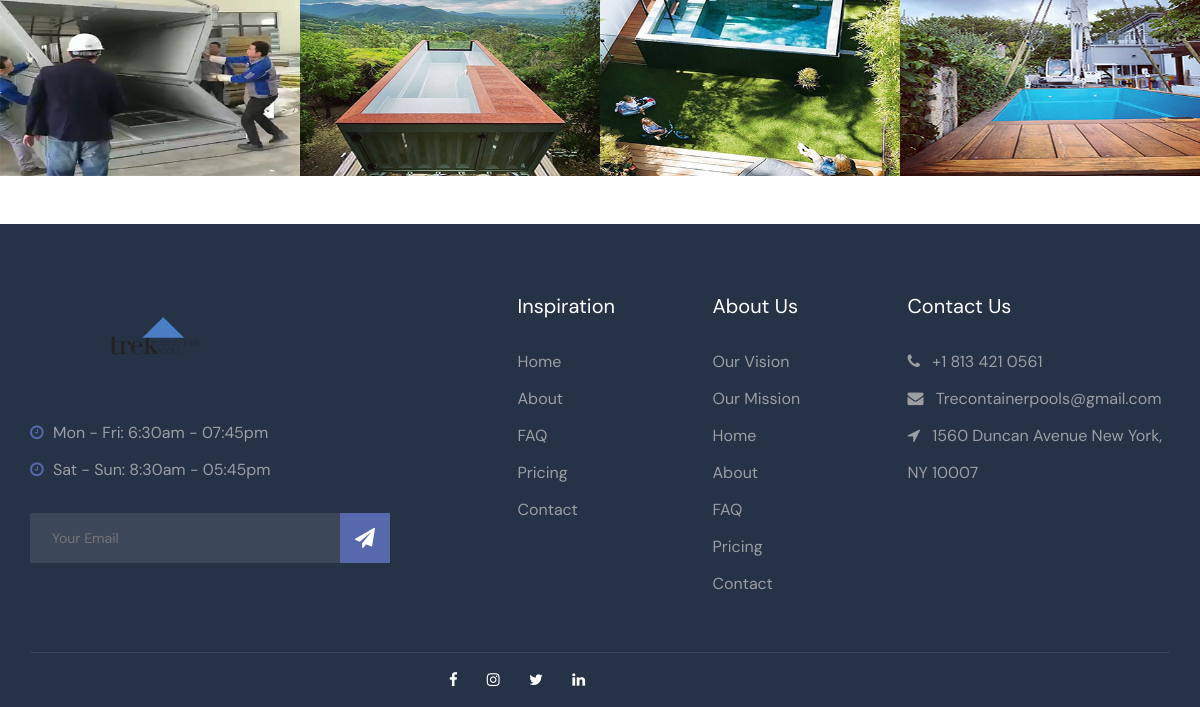
Page /faq/ (lower part) on the earlier database version.
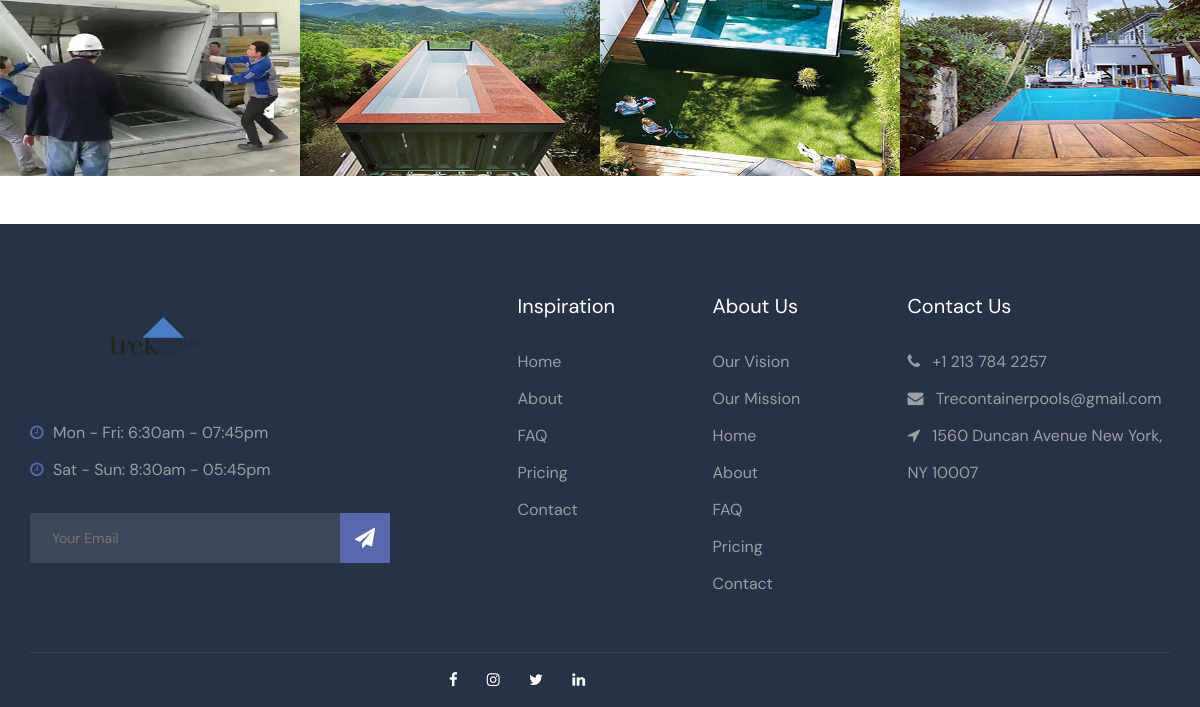
Same page on the later database version.
### website/models.py (models this page shows, shortened)
class Setting(models.Model):
    objects = None
    STATUS = (
        ('True', 'True'),
        ('False', 'False'),
    )
    title = models.CharField(max_length=150)
    keywords = models.CharField(max_length=255)
    description = models.CharField(max_length=255)
    company = models.CharField(max_length=50)
    address = models.CharField(blank=True, max_length=100)
    phone = models.CharField(blank=True, max_length=15)
    fax = models.CharField(blank=True, max_length=15)
    email = models.CharField(blank=True, max_length=50)
    smtpserver = models.CharField(blank=True, max_length=20)
    smtpemail = models.CharField(blank=True, max_length=20)
    smtppassword = models.CharField(blank=True, max_length=10)
    smtpport = models.CharField(blank=True, max_length=5)
    icon = models.ImageField(blank=True, upload_to='images/')
    facebook = models.CharField(blank=True, max_length=50)
    instagram = models.CharField(blank=True, max_length=50)
    twitter = models.CharField(blank=True, max_length=50)
    youtube = models.CharField(blank=True, max_length=50)
    aboutus = RichTextUploadingField(blank=True)
    contact = RichTextUploadingField(blank=True)
    references = RichTextUploadingField(blank=True)
    status = models.CharField(max_length=10, choices=STATUS)
    create_at = models.DateTimeField(auto_now_add=True)
    update_at = models.DateTimeField(auto_now=True)

### website/views.py (the view)
# urls.py: path('faq/', views.faq, name='faq'),
def faq(request):
    setting = Setting.objects.get(pk=1)
    context = {'setting': setting}
    return render(request, 'faq.html', context)

### website/templates/faq.html (shortened to what this page needs)
{% extends 'base.html' %}
{% load static %}
{% block content %}
    <section class="gallery">
        <div class="container-fluid">
            <div class="row">
                <div class="col-lg-3 col-md-4 col-6 p-0">
                    <div class="gallery__pic">
                        <img src="{% static 'website/img/gallery/gallerys-5.png' %}" alt="">
                    </div>
                </div>
                <div class="col-lg-3 col-md-4 col-6 p-0">
                    <div class="gallery__pic">
                        <img src="{% static 'website/img/gallery/gallerys-6.png' %}" alt="">
                    </div>
                </div>
                <div class="col-lg-3 col-md-4 col-6 p-0">
                    <div class="gallery__pic">
                        <img src="{% static 'website/img/gallery/gallerys-7.png' %}" alt="">
                    </div>
                </div>
                <div class="col-lg-3 col-md-4 col-6 p-0">
                    <div class="gallery__pic">
                        <img src="{% static 'website/img/gallery/gallerys-8.png' %}" alt="">
                    </div>
                </div>
            </div>
        </div>
    </section>
<br>
<br>
   {% endblock %}

### website/templates/base.html (shortened to what this page needs)
{% load static %}
<html lang="en">
<head>
    <link rel="stylesheet" href="{% static 'website/css/bootstrap.min.css' %}" type="text/css">
    <link rel="stylesheet" href="{% static 'website/css/font-awesome.min.css' %}" type="text/css">
    <link rel="stylesheet" href="{% static 'website/css/elegant-icons.css' %}" type="text/css">
    <link rel="stylesheet" href="{% static 'website/css/nice-select.css' %}" type="text/css">
    <link rel="stylesheet" href="{% static 'website/css/barfiller.css' %}" type="text/css">
        <link rel="stylesheet" href="{% static 'website/css/magnific-popup.css' %}" media="screen" />
    <link rel="stylesheet" href="{% static 'website/css/owl.carousel.min.css' %}" type="text/css">
    <link rel="stylesheet" href="{% static 'website/css/slicknav.min.css' %}" type="text/css">
    <link rel="stylesheet" href="{% static 'website/css/style.css' %}" type="text/css">
      <link rel="stylesheet" href="{% static 'website/css/responsive.css' %}" type="text/css">
</head>
<body data-spy="scroll" data-target=".navbar" data-offset="65">
{% block content %}
{% endblock %}
    <section class="footer">
        <div class="container">
            <div class="row">
                <div class="col-lg-4 col-md-6 col-sm-6">
                    <div class="footer__about">
                        <img src="{% static 'website/img/logo/logo.png' %}" alt="">
                        <ul>
                            <li><i class="fa fa-clock-o"></i> Mon - Fri: 6:30am - 07:45pm</li>
                            <li><i class="fa fa-clock-o"></i> Sat - Sun: 8:30am - 05:45pm</li>
                        </ul>
                        <form action="#" class="subscribe-form">
                            <input type="text" placeholder="Your Email">
                            <button type="submit"><i class="fa fa-send"></i></button>
                        </form>
                    </div>
                </div>
                <div class="col-lg-2 offset-lg-1 col-md-3 col-sm-6">
                    <div class="footer__widget">
                        <h5>Inspiration</h5>
                        <ul>
                          <li class="active"><a href="/home/">Home</a></li>
                <li><a href="/about/">About</a></li>
                <li><a href="/faq/">FAQ</a></li>
                <li><a href="/pricing">Pricing</a></li>
                <li><a href="/contact/">Contact</a></li>
                        </ul>
                    </div>
                </div>
                <div class="col-lg-2 col-md-3 col-sm-6">
                    <div class="footer__widget">
                        <h5>About Us</h5>
                        <ul>
                            <li><a href="/about/">Our Vision</a></li>
                            <li><a href="/about/">Our Mission</a></li>
                            <li class="active"><a href="//home/">Home</a></li>
                            <li><a href="/about/">About</a></li>
                            <li><a href="/faq/">FAQ</a></li>
                            <li><a href="/pricing">Pricing</a></li>
                            <li><a href="/contact/">Contact</a></li>
                        </ul>
                    </div>
                </div>
                <div class="col-lg-3 col-md-6 col-sm-6">
                    <div class="footer__widget">
                        <h5>Contact Us</h5>
                        <ul class="footer-address">
                            <li><i class="fa fa-phone"></i> {{ setting.phone}}</li>
                            <li><i class="fa fa-envelope"></i> {{ setting.email}}</li>
                            <li><i class="fa fa-location-arrow"></i> {{ setting.address}}</li>
                        </ul>
                    </div>
                </div>
            </div>
            <div class="footer__copyright">
                <div class="row">
                    <div class="col-lg-6 col-md-6 col-sm-6">
                        <div class="footer__copyright__social">
                           <a href="https://www.facebook.com/salome.dita.96"><i class="fa fa-facebook"></i></a>
                            <a href="https://www.instagram.com/trekcontainerpools123?r=nametag"><i class="fa fa-instagram"></i></a>
                            <a href="#"><i class="fa fa-twitter"></i></a>
                            <a href="#"><i class="fa fa-linkedin"></i></a>
                        </div>
                    </div>
                </div>
            </div>
        </div>
    </section>
</body>
</html>

### static/website/css/style.css (style rules this page uses)
html, body { height: 100%; font-family: "DM Sans", sans-serif; -webkit-font-smoothing: antialiased; }
h1, h2, h3, h4, h5, h6 { margin: 0; color: #111111; font-weight: 400; font-family: "DM Sans", sans-serif; }
h5 { font-size: 18px; }
img { max-width: 100%; }
ul, ol { padding: 0; margin: 0; }
.gallery__pic img { min-width: 100%; }
.footer { background: #263246; padding-top: 70px; }
.footer__about { margin-bottom: 30px; }
.footer__about ul { margin-bottom: 25px; margin-top: 20px; }
.footer__about ul li { color: #9B9EA3; line-height: 37px; font-size: 16px; list-style: none; }
.footer__about ul li i { font-size: 16px; color: #5768AD; margin-right: 5px; }
.footer__about .subscribe-form { position: relative; }
.footer__about .subscribe-form input { width: 100%; height: 50px; font-size: 14px; color: #999999; background: rgba(250, 250, 250, 0.1); border: none; border-radius: 2px; padding-left: 22px; }
.footer__about .subscribe-form button { font-size: 20px; color: #ffffff; display: inline-block; background: #5768AD; padding: 0 15px; border: none; position: absolute; right: 0; top: 0; height: 100%; }
.footer__widget { margin-bottom: 30px; }
.footer__widget h5 { font-size: 20px; color: #ffffff; margin-bottom: 25px; }
.footer__widget ul li { list-style: none; }
.footer__widget ul li a { font-size: 16px; color: #9B9EA3; line-height: 37px; }
.footer__widget .footer-address li { list-style: none; font-size: 16px; color: #9B9EA3; line-height: 37px; }
.footer__widget .footer-address li i { margin-right: 8px; }
.footer__copyright { border-top: 1px solid rgba(225, 225, 225, 0.1); overflow: hidden; padding: 15px 0; margin-top: 20px; }
.footer__copyright__social { text-align: right; }
.footer__copyright__social a { display: inline-block; font-size: 15px; color: #ffffff; margin-right: 25px; }
.footer__copyright__social a:last-child { margin-right: 0; }
@media only screen and (min-width: 1200px) { .container { max-width: 1170px; } }

Differences in the rows shown:
changed Setting "Trecontainerpools@gmail.com": phone "+1 813 421 0561" → "+1 213 784 2257"
